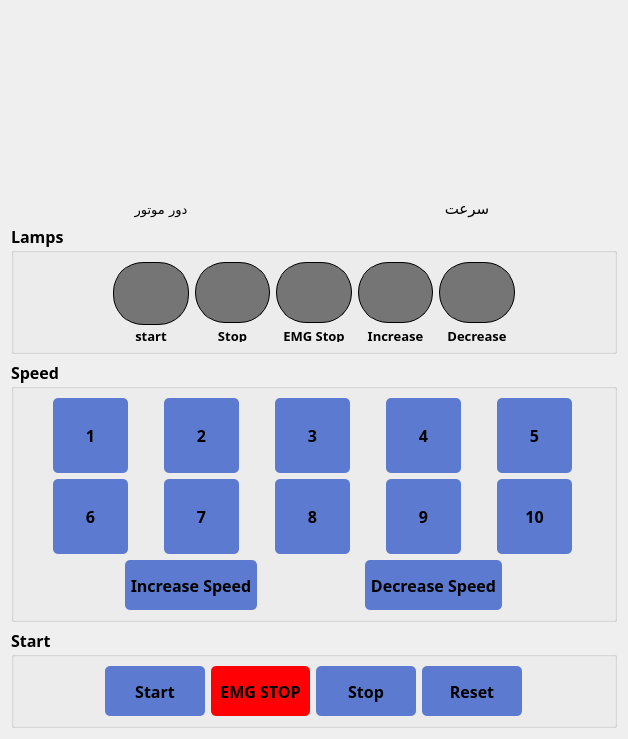
        <widget class="QWidget" name="testbed">
         <property name="styleSheet">
          <string notr="true">QToolButton{
background-color: rgb(91, 122, 208);
border-radius :5px;
}
QToolButton:hover{
background-color: rgb(60, 60, 60);
}

</string>
         </property>
         <layout class="QVBoxLayout" name="verticalLayout_6">
          <item>
           <layout class="QHBoxLayout" name="horizontalLayout_6">
            <item>
             <layout class="QVBoxLayout" name="verticalLayout_5">
              <item>
               <widget class="AnalogGaugeWidget" name="rpm_gauge" native="true">
                <property name="minimumSize">
                 <size>
                  <width>300</width>
                  <height>183</height>
                 </size>
                </property>
               </widget>
              </item>
              <item>
               <widget class="QLabel" name="label_4">
                <property name="sizePolicy">
                 <sizepolicy hsizetype="Preferred" vsizetype="Preferred">
                  <horstretch>0</horstretch>
                  <verstretch>0</verstretch>
                 </sizepolicy>
                </property>
                <property name="maximumSize">
                 <size>
                  <width>16777215</width>
                  <height>22</height>
                 </size>
                </property>
                <property name="font">
                 <font>
                  <family>IRANSansXV Light</family>
                  <pointsize>10</pointsize>
                 </font>
                </property>
                <property name="text">
                 <string>دور موتور</string>
                </property>
                <property name="alignment">
                 <set>Qt::AlignCenter</set>
                </property>
               </widget>
              </item>
             </layout>
            </item>
            <item>
             <layout class="QVBoxLayout" name="verticalLayout_3">
              <item>
               <widget class="AnalogGaugeWidget" name="speed_gauge" native="true">
                <property name="minimumSize">
                 <size>
                  <width>300</width>
                  <height>183</height>
                 </size>
                </property>
               </widget>
              </item>
              <item>
               <widget class="QLabel" name="label_3">
                <property name="sizePolicy">
                 <sizepolicy hsizetype="Preferred" vsizetype="Preferred">
                  <horstretch>0</horstretch>
                  <verstretch>1</verstretch>
                 </sizepolicy>
                </property>
                <property name="maximumSize">
                 <size>
                  <width>16777215</width>
                  <height>22</height>
                 </size>
                </property>
                <property name="font">
                 <font>
                  <family>IRANSansXV Light</family>
                  <pointsize>11</pointsize>
                 </font>
                </property>
                <property name="text">
                 <string>سرعت</string>
                </property>
                <property name="alignment">
                 <set>Qt::AlignCenter</set>
                </property>
               </widget>
              </item>
             </layout>
            </item>
           </layout>
          </item>
          <item>
           <widget class="QGroupBox" name="groupBox_3">
            <property name="minimumSize">
             <size>
              <width>0</width>
              <height>130</height>
             </size>
            </property>
            <property name="font">
             <font>
              <family>IRANSansXFaNum</family>
              <pointsize>12</pointsize>
              <weight>75</weight>
              <bold>true</bold>
             </font>
            </property>
            <property name="title">
             <string>Lamps</string>
            </property>
            <layout class="QHBoxLayout" name="horizontalLayout_14">
             <item>
              <spacer name="horizontalSpacer_5">
               <property name="orientation">
                <enum>Qt::Horizontal</enum>
               </property>
               <property name="sizeType">
                <enum>QSizePolicy::Maximum</enum>
               </property>
               <property name="sizeHint" stdset="0">
                <size>
                 <width>90</width>
                 <height>20</height>
                </size>
               </property>
              </spacer>
             </item>
             <item>
              <layout class="QVBoxLayout" name="verticalLayout_27">
               <property name="spacing">
                <number>4</number>
               </property>
               <item>
                <widget class="QLabel" name="lamp_start_testbed">
                 <property name="minimumSize">
                  <size>
                   <width>62</width>
                   <height>0</height>
                  </size>
                 </property>
                 <property name="styleSheet">
                  <string notr="true">    QLabel {

	background-color: rgb(117, 117, 117);
                border-style: outset;
                border-width: 1px;
                border-radius: 30px;
        }</string>
                 </property>
                 <property name="text">
                  <string/>
                 </property>
                </widget>
               </item>
               <item>
                <widget class="QLabel" name="label_25">
                 <property name="maximumSize">
                  <size>
                   <width>80</width>
                   <height>13</height>
                  </size>
                 </property>
                 <property name="font">
                  <font>
                   <family>IRANSansXFaNum Black</family>
                   <pointsize>10</pointsize>
                   <weight>75</weight>
                   <bold>true</bold>
                  </font>
                 </property>
                 <property name="text">
                  <string>start</string>
                 </property>
                 <property name="alignment">
                  <set>Qt::AlignCenter</set>
                 </property>
                </widget>
               </item>
              </layout>
             </item>
             <item>
              <layout class="QVBoxLayout" name="verticalLayout_28">
               <item>
                <widget class="QLabel" name="lamp_stop_testbed">
                 <property name="minimumSize">
                  <size>
                   <width>62</width>
                   <height>0</height>
                  </size>
                 </property>
                 <property name="styleSheet">
                  <string notr="true">    QLabel {

	background-color: rgb(117, 117, 117);
                border-style: outset;
                border-width: 1px;
                border-radius: 30px;
        }</string>
                 </property>
                 <property name="text">
                  <string/>
                 </property>
                </widget>
               </item>
               <item>
                <widget class="QLabel" name="label_27">
                 <property name="maximumSize">
                  <size>
                   <width>83</width>
                   <height>13</height>
                  </size>
                 </property>
                 <property name="font">
                  <font>
                   <family>IRANSansXFaNum Black</family>
                   <pointsize>10</pointsize>
                   <weight>75</weight>
                   <bold>true</bold>
                  </font>
                 </property>
                 <property name="text">
                  <string>Stop</string>
                 </property>
                 <property name="alignment">
                  <set>Qt::AlignCenter</set>
                 </property>
                </widget>
               </item>
              </layout>
             </item>
             <item>
              <layout class="QVBoxLayout" name="verticalLayout_29">
               <item>
                <widget class="QLabel" name="lamp_emgstop_testbed">
                 <property name="minimumSize">
                  <size>
                   <width>62</width>
                   <height>0</height>
                  </size>
                 </property>
                 <property name="styleSheet">
                  <string notr="true">    QLabel {

	background-color: rgb(117, 117, 117);
                border-style: outset;
                border-width: 1px;
                border-radius: 30px;
        }</string>
                 </property>
                 <property name="text">
                  <string/>
                 </property>
                </widget>
               </item>
               <item>
                <widget class="QLabel" name="label_29">
                 <property name="maximumSize">
                  <size>
                   <width>83</width>
                   <height>13</height>
                  </size>
                 </property>
                 <property name="font">
                  <font>
                   <family>IRANSansXFaNum Black</family>
                   <pointsize>10</pointsize>
                   <weight>75</weight>
                   <bold>true</bold>
                  </font>
                 </property>
                 <property name="text">
                  <string>EMG Stop</string>
                 </property>
                 <property name="alignment">
                  <set>Qt::AlignCenter</set>
                 </property>
                </widget>
               </item>
              </layout>
             </item>
             <item>
              <layout class="QVBoxLayout" name="verticalLayout_30">
               <item>
                <widget class="QLabel" name="lamp_increase_testbed">
                 <property name="minimumSize">
                  <size>
                   <width>62</width>
                   <height>0</height>
                  </size>
                 </property>
                 <property name="styleSheet">
                  <string notr="true">    QLabel {

	background-color: rgb(117, 117, 117);
                border-style: outset;
                border-width: 1px;
                border-radius: 30px;
        }</string>
                 </property>
                 <property name="text">
                  <string/>
                 </property>
                </widget>
               </item>
               <item>
                <widget class="QLabel" name="label_31">
                 <property name="maximumSize">
                  <size>
                   <width>83</width>
                   <height>13</height>
                  </size>
                 </property>
                 <property name="font">
                  <font>
                   <family>IRANSansXFaNum Black</family>
                   <pointsize>10</pointsize>
                   <weight>75</weight>
                   <bold>true</bold>
                  </font>
                 </property>
                 <property name="text">
                  <string>Increase</string>
                 </property>
                 <property name="alignment">
                  <set>Qt::AlignCenter</set>
                 </property>
                </widget>
               </item>
              </layout>
             </item>
             <item>
              <layout class="QVBoxLayout" name="verticalLayout_31">
               <item>
                <widget class="QLabel" name="lamp_decrease_test_bed">
                 <property name="minimumSize">
                  <size>
                   <width>62</width>
                   <height>0</height>
                  </size>
                 </property>
                 <property name="styleSheet">
                  <string notr="true">    QLabel {

	background-color: rgb(117, 117, 117);
                border-style: outset;
                border-width: 1px;
                border-radius: 30px;
        }</string>
                 </property>
                 <property name="text">
                  <string/>
                 </property>
                </widget>
               </item>
               <item>
                <widget class="QLabel" name="label_33">
                 <property name="maximumSize">
                  <size>
                   <width>80</width>
                   <height>13</height>
                  </size>
                 </property>
                 <property name="font">
                  <font>
                   <family>IRANSansXFaNum Black</family>
                   <pointsize>10</pointsize>
                   <weight>75</weight>
                   <bold>true</bold>
                  </font>
                 </property>
                 <property name="text">
                  <string>Decrease</string>
                 </property>
                 <property name="alignment">
                  <set>Qt::AlignCenter</set>
                 </property>
                </widget>
               </item>
              </layout>
             </item>
             <item>
              <spacer name="horizontalSpacer_6">
               <property name="orientation">
                <enum>Qt::Horizontal</enum>
               </property>
               <property name="sizeType">
                <enum>QSizePolicy::Maximum</enum>
               </property>
               <property name="sizeHint" stdset="0">
                <size>
                 <width>90</width>
                 <height>20</height>
                </size>
               </property>
              </spacer>
             </item>
            </layout>
           </widget>
          </item>
          <item>
           <widget class="QGroupBox" name="groupBox">
            <property name="font">
             <font>
              <family>IRANSansXFaNum</family>
              <pointsize>12</pointsize>
              <weight>75</weight>
              <bold>true</bold>
             </font>
            </property>
            <property name="title">
             <string>Speed</string>
            </property>
            <layout class="QVBoxLayout" name="verticalLayout_2">
             <item>
              <layout class="QHBoxLayout" name="horizontalLayout">
               <item>
                <widget class="QToolButton" name="toolButton_speed1">
                 <property name="minimumSize">
                  <size>
                   <width>75</width>
                   <height>75</height>
                  </size>
                 </property>
                 <property name="font">
                  <font>
                   <family>IRANSansXFaNum</family>
                   <pointsize>12</pointsize>
                   <weight>75</weight>
                   <bold>true</bold>
                  </font>
                 </property>
                 <property name="text">
                  <string>1</string>
                 </property>
                </widget>
               </item>
               <item>
                <widget class="QToolButton" name="toolButton_speed2">
                 <property name="minimumSize">
                  <size>
                   <width>75</width>
                   <height>75</height>
                  </size>
                 </property>
                 <property name="font">
                  <font>
                   <family>IRANSansXFaNum</family>
                   <pointsize>12</pointsize>
                   <weight>75</weight>
                   <bold>true</bold>
                  </font>
                 </property>
                 <property name="text">
                  <string>2</string>
                 </property>
                </widget>
               </item>
               <item>
                <widget class="QToolButton" name="toolButton_speed3">
                 <property name="minimumSize">
                  <size>
                   <width>75</width>
                   <height>75</height>
                  </size>
                 </property>
                 <property name="font">
                  <font>
                   <family>IRANSansXFaNum</family>
                   <pointsize>12</pointsize>
                   <weight>75</weight>
                   <bold>true</bold>
                  </font>
                 </property>
                 <property name="text">
                  <string>3</string>
                 </property>
                </widget>
               </item>
               <item>
                <widget class="QToolButton" name="toolButton_speed4">
                 <property name="minimumSize">
                  <size>
                   <width>75</width>
                   <height>75</height>
                  </size>
                 </property>
                 <property name="font">
                  <font>
                   <family>IRANSansXFaNum</family>
                   <pointsize>12</pointsize>
                   <weight>75</weight>
                   <bold>true</bold>
                  </font>
                 </property>
                 <property name="text">
                  <string>4</string>
                 </property>
                </widget>
               </item>
               <item>
                <widget class="QToolButton" name="toolButton_speed5">
                 <property name="minimumSize">
                  <size>
                   <width>75</width>
                   <height>75</height>
                  </size>
                 </property>
                 <property name="font">
                  <font>
                   <family>IRANSansXFaNum</family>
                   <pointsize>12</pointsize>
                   <weight>75</weight>
                   <bold>true</bold>
                  </font>
                 </property>
                 <property name="text">
                  <string>5</string>
                 </property>
                </widget>
               </item>
              </layout>
             </item>
             <item>
              <layout class="QHBoxLayout" name="horizontalLayout_2">
               <item>
                <widget class="QToolButton" name="toolButton_speed6">
                 <property name="minimumSize">
                  <size>
                   <width>75</width>
                   <height>75</height>
                  </size>
                 </property>
                 <property name="font">
                  <font>
                   <family>IRANSansXFaNum</family>
                   <pointsize>12</pointsize>
                   <weight>75</weight>
                   <bold>true</bold>
                  </font>
                 </property>
                 <property name="text">
                  <string>6</string>
                 </property>
                </widget>
               </item>
               <item>
                <widget class="QToolButton" name="toolButton_speed7">
                 <property name="minimumSize">
                  <size>
                   <width>75</width>
                   <height>75</height>
                  </size>
                 </property>
                 <property name="font">
                  <font>
                   <family>IRANSansXFaNum</family>
                   <pointsize>12</pointsize>
                   <weight>75</weight>
                   <bold>true</bold>
                  </font>
                 </property>
                 <property name="text">
                  <string>7</string>
                 </property>
                </widget>
               </item>
               <item>
                <widget class="QToolButton" name="toolButton_speed8">
                 <property name="minimumSize">
                  <size>
                   <width>75</width>
                   <height>75</height>
                  </size>
                 </property>
                 <property name="font">
                  <font>
                   <family>IRANSansXFaNum</family>
                   <pointsize>12</pointsize>
                   <weight>75</weight>
                   <bold>true</bold>
                  </font>
                 </property>
                 <property name="text">
                  <string>8</string>
                 </property>
                </widget>
               </item>
               <item>
                <widget class="QToolButton" name="toolButton_speed9">
                 <property name="minimumSize">
                  <size>
                   <width>75</width>
                   <height>75</height>
                  </size>
                 </property>
                 <property name="font">
                  <font>
                   <family>IRANSansXFaNum</family>
                   <pointsize>12</pointsize>
                   <weight>75</weight>
                   <bold>true</bold>
                  </font>
                 </property>
                 <property name="text">
                  <string>9</string>
                 </property>
                </widget>
               </item>
               <item>
                <widget class="QToolButton" name="toolButton_speed10">
                 <property name="minimumSize">
                  <size>
                   <width>75</width>
                   <height>75</height>
                  </size>
                 </property>
                 <property name="font">
                  <font>
                   <family>IRANSansXFaNum</family>
                   <pointsize>12</pointsize>
                   <weight>75</weight>
                   <bold>true</bold>
                  </font>
                 </property>
                 <property name="text">
                  <string>10</string>
                 </property>
                </widget>
               </item>
              </layout>
             </item>
             <item>
              <layout class="QHBoxLayout" name="horizontalLayout_4">
               <item>
                <widget class="QToolButton" name="toolButton_increase">
                 <property name="minimumSize">
                  <size>
                   <width>125</width>
                   <height>50</height>
                  </size>
                 </property>
                 <property name="font">
                  <font>
                   <family>IRANSansXFaNum</family>
                   <pointsize>12</pointsize>
                   <weight>75</weight>
                   <bold>true</bold>
                  </font>
                 </property>
                 <property name="text">
                  <string>Increase Speed</string>
                 </property>
                </widget>
               </item>
               <item>
                <widget class="QToolButton" name="toolButton_decrease">
                 <property name="minimumSize">
                  <size>
                   <width>125</width>
                   <height>50</height>
                  </size>
                 </property>
                 <property name="font">
                  <font>
                   <family>IRANSansXFaNum</family>
                   <pointsize>12</pointsize>
                   <weight>75</weight>
                   <bold>true</bold>
                  </font>
                 </property>
                 <property name="text">
                  <string>Decrease Speed</string>
                 </property>
                </widget>
               </item>
              </layout>
             </item>
            </layout>
           </widget>
          </item>
          <item>
           <widget class="QGroupBox" name="groupBox_2">
            <property name="font">
             <font>
              <family>IRANSansXFaNum</family>
              <pointsize>12</pointsize>
              <weight>75</weight>
              <bold>true</bold>
             </font>
            </property>
            <property name="title">
             <string>Start</string>
            </property>
            <layout class="QHBoxLayout" name="horizontalLayout_5">
             <item>
              <layout class="QHBoxLayout" name="horizontalLayout_3">
               <item>
                <widget class="QToolButton" name="toolButton_start">
                 <property name="minimumSize">
                  <size>
                   <width>100</width>
                   <height>50</height>
                  </size>
                 </property>
                 <property name="font">
                  <font>
                   <family>IRANSansXFaNum</family>
                   <pointsize>12</pointsize>
                   <weight>75</weight>
                   <bold>true</bold>
                  </font>
                 </property>
                 <property name="text">
                  <string>Start</string>
                 </property>
                </widget>
               </item>
               <item>
                <widget class="QToolButton" name="toolButton_emgstop">
                 <property name="minimumSize">
                  <size>
                   <width>99</width>
                   <height>50</height>
                  </size>
                 </property>
                 <property name="font">
                  <font>
                   <family>IRANSansXFaNum</family>
                   <pointsize>12</pointsize>
                   <weight>75</weight>
                   <bold>true</bold>
                  </font>
                 </property>
                 <property name="styleSheet">
                  <string notr="true">background-color: rgb(255, 1, 5);</string>
                 </property>
                 <property name="text">
                  <string>EMG STOP</string>
                 </property>
                </widget>
               </item>
               <item>
                <widget class="QToolButton" name="toolButton_stop">
                 <property name="minimumSize">
                  <size>
                   <width>100</width>
                   <height>50</height>
                  </size>
                 </property>
                 <property name="font">
                  <font>
                   <family>IRANSansXFaNum</family>
                   <pointsize>12</pointsize>
                   <weight>75</weight>
                   <bold>true</bold>
                  </font>
                 </property>
                 <property name="text">
                  <string>Stop</string>
                 </property>
                </widget>
               </item>
               <item>
                <widget class="QToolButton" name="toolButton_reset">
                 <property name="minimumSize">
                  <size>
                   <width>100</width>
                   <height>50</height>
                  </size>
                 </property>
                 <property name="font">
                  <font>
                   <family>IRANSansXFaNum</family>
                   <pointsize>12</pointsize>
                   <weight>75</weight>
                   <bold>true</bold>
                  </font>
                 </property>
                 <property name="text">
                  <string>Reset</string>
                 </property>
                </widget>
               </item>
              </layout>
             </item>
            </layout>
           </widget>
          </item>
         </layout>
        </widget>
